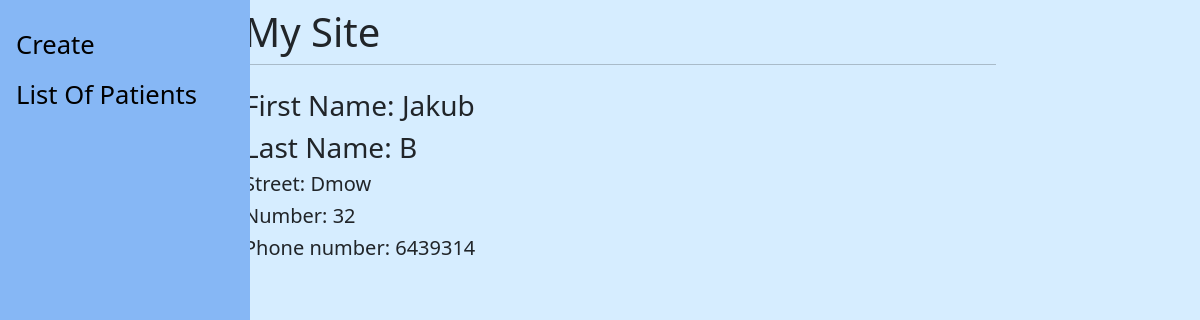
Page /patient/24/ (signed in) on the committed database.
### patient/models.py (models this page shows, shortened)
class Patient(models.Model):
    first_name   = models.CharField(max_length=20)
    last_name    =models.CharField(max_length=30)
    street       =models.CharField(max_length=30)
    city         =models.CharField(max_length=30,default="Tychy")
    number       =models.PositiveIntegerField()
    phone_number =models.CharField(max_length=30)

### patient/views.py (the view)
# urls.py: path('<int:id>/',patient_detail_view, name="patient-detail"),
def patient_detail_view(request,id):
    try:
        obj=Patient.objects.get(id=id)
    except Patient.DoesNotExist:
        raise Http404
    context={"object":obj}
    return render(request,"patient_detail.html",context)

### patient/templates/patient_detail.html
{%extends 'base.html'%}
{%block content%}
<h3>First Name: {{object.first_name}}</h3>
<h3>Last Name: {{object.last_name}}</h3>
<h5>Street: {{object.street}}</h5>
<h5>Number: {{object.number}}</h5>
<h5>Phone number: {{object.phone_number}}</h5>
{%endblock%}

### patient/templates/base.html (style rules this page uses)
.content { background-color:#D6EDFF; }

### rows in the picture
Patient: first_name "Jakub", last_name "B", street "Dmow", number "32", phone_number "6439314"
